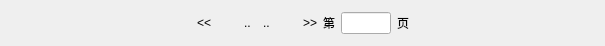
<?xml version="1.0" encoding="UTF-8"?>
<ui version="4.0">
 <class>PageNavigator</class>
 <widget class="QWidget" name="PageNavigator">
  <property name="geometry">
   <rect>
    <x>0</x>
    <y>0</y>
    <width>605</width>
    <height>46</height>
   </rect>
  </property>
  <property name="windowTitle">
   <string>Form</string>
  </property>
  <property name="styleSheet">
   <string notr="true"/>
  </property>
  <layout class="QHBoxLayout" name="horizontalLayout">
   <item>
    <spacer name="horizontalSpacer_2">
     <property name="orientation">
      <enum>Qt::Horizontal</enum>
     </property>
     <property name="sizeHint" stdset="0">
      <size>
       <width>40</width>
       <height>20</height>
      </size>
     </property>
    </spacer>
   </item>
   <item>
    <widget class="QLabel" name="previousPageLabel">
     <property name="toolTip">
      <string>上一页</string>
     </property>
     <property name="text">
      <string>&lt;&lt;</string>
     </property>
    </widget>
   </item>
   <item>
    <widget class="QWidget" name="previousSeparate" native="true">
     <property name="minimumSize">
      <size>
       <width>15</width>
       <height>0</height>
      </size>
     </property>
     <property name="baseSize">
      <size>
       <width>15</width>
       <height>0</height>
      </size>
     </property>
    </widget>
   </item>
   <item>
    <widget class="QWidget" name="leftPagesWidget" native="true"/>
   </item>
   <item>
    <widget class="QLabel" name="leftSeparateLabel">
     <property name="toolTip">
      <string/>
     </property>
     <property name="text">
      <string>..</string>
     </property>
    </widget>
   </item>
   <item>
    <widget class="QWidget" name="centerPagesWidget" native="true"/>
   </item>
   <item>
    <widget class="QLabel" name="rightSeparateLabel">
     <property name="toolTip">
      <string/>
     </property>
     <property name="text">
      <string>..</string>
     </property>
    </widget>
   </item>
   <item>
    <widget class="QWidget" name="rightPagesWidget" native="true"/>
   </item>
   <item>
    <widget class="QWidget" name="nextSeparate" native="true">
     <property name="minimumSize">
      <size>
       <width>15</width>
       <height>0</height>
      </size>
     </property>
     <property name="baseSize">
      <size>
       <width>15</width>
       <height>0</height>
      </size>
     </property>
    </widget>
   </item>
   <item>
    <widget class="QLabel" name="nextPageLabel">
     <property name="toolTip">
      <string>下一页</string>
     </property>
     <property name="text">
      <string>&gt;&gt;</string>
     </property>
    </widget>
   </item>
   <item>
    <widget class="QLabel" name="label">
     <property name="text">
      <string>第</string>
     </property>
    </widget>
   </item>
   <item>
    <widget class="QLineEdit" name="pageLineEdit">
     <property name="minimumSize">
      <size>
       <width>50</width>
       <height>0</height>
      </size>
     </property>
     <property name="maximumSize">
      <size>
       <width>50</width>
       <height>16777215</height>
      </size>
     </property>
     <property name="text">
      <string/>
     </property>
     <property name="alignment">
      <set>Qt::AlignCenter</set>
     </property>
    </widget>
   </item>
   <item>
    <widget class="QLabel" name="label_2">
     <property name="text">
      <string>页</string>
     </property>
    </widget>
   </item>
   <item>
    <spacer name="horizontalSpacer">
     <property name="orientation">
      <enum>Qt::Horizontal</enum>
     </property>
     <property name="sizeHint" stdset="0">
      <size>
       <width>45</width>
       <height>20</height>
      </size>
     </property>
    </spacer>
   </item>
  </layout>
 </widget>
 <resources/>
 <connections/>
</ui>
